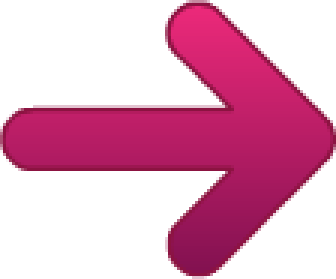
#> input picture Python_Web_Crawler/Python_從初學到生活應用超實務/官方檔案/MP22022_Example/ch14/examples/arrow.png, 112 x 93 px, found by its file name (shown 3 times larger)
$ python ch14-4c.py
#> lines starting #> are read from the running program, lines starting #| are printed output that depends on the picture
import os
from PIL import Image

path = "./test/圖片4"
n_im = Image.open("./test/arrow.png")
#> n_im is the input picture: PIL image 112x93 RGBA; mean R, G, B, A 72.3, 11.2, 39, 100.8
for img_name in os.listdir(path):
    print(img_name)
    im = Image.open(os.path.join(path, img_name))
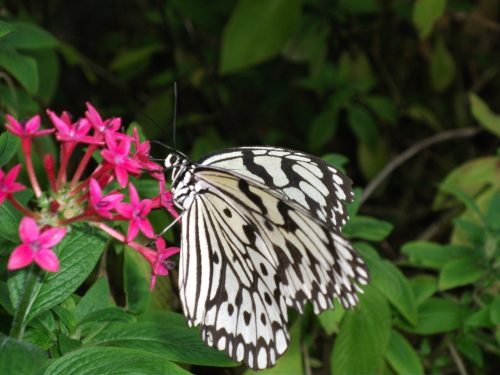
#> input picture Python_Web_Crawler/Python_從初學到生活應用超實務/官方檔案/MP22022_Example/ch14/examples/圖片4/Butterfly.png, 500 x 375 px, found by its file name
#> im is the input picture: PIL image 500x375 RGB; mean R, G, B 69.9, 73.3, 49.1
    x = int(im.width - n_im.width)
#> x = 388
    y = int(im.height - n_im.height)
#> y = 282
    im.paste(n_im,(x, y),n_im)
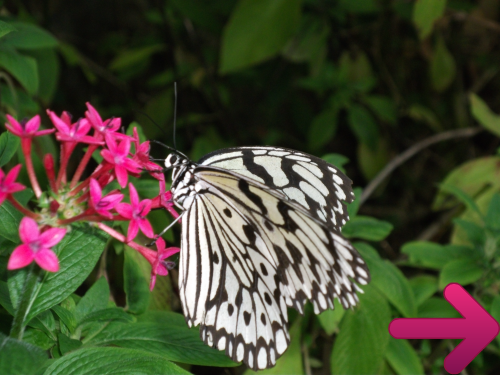
#> im: PIL image 500x375 RGB; mean R, G, B 72.9, 72.5, 50.8
    im.save(os.path.join(path, img_name))
